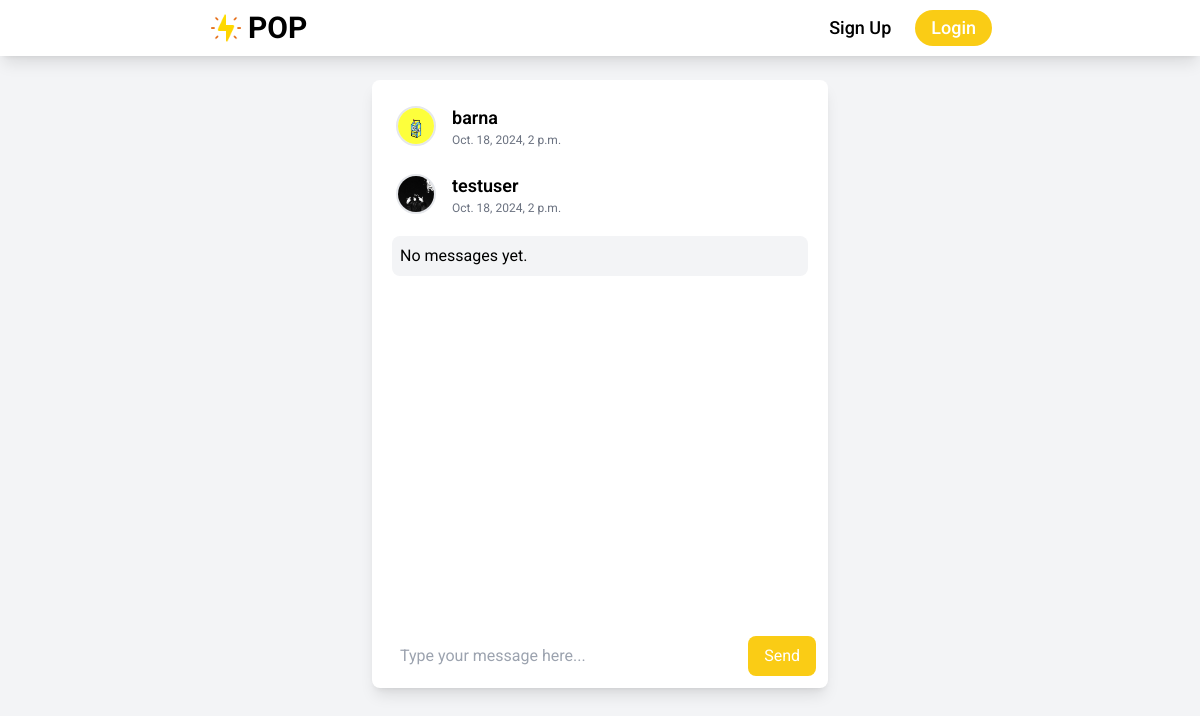
Page /chats/1/ on the earlier database version.
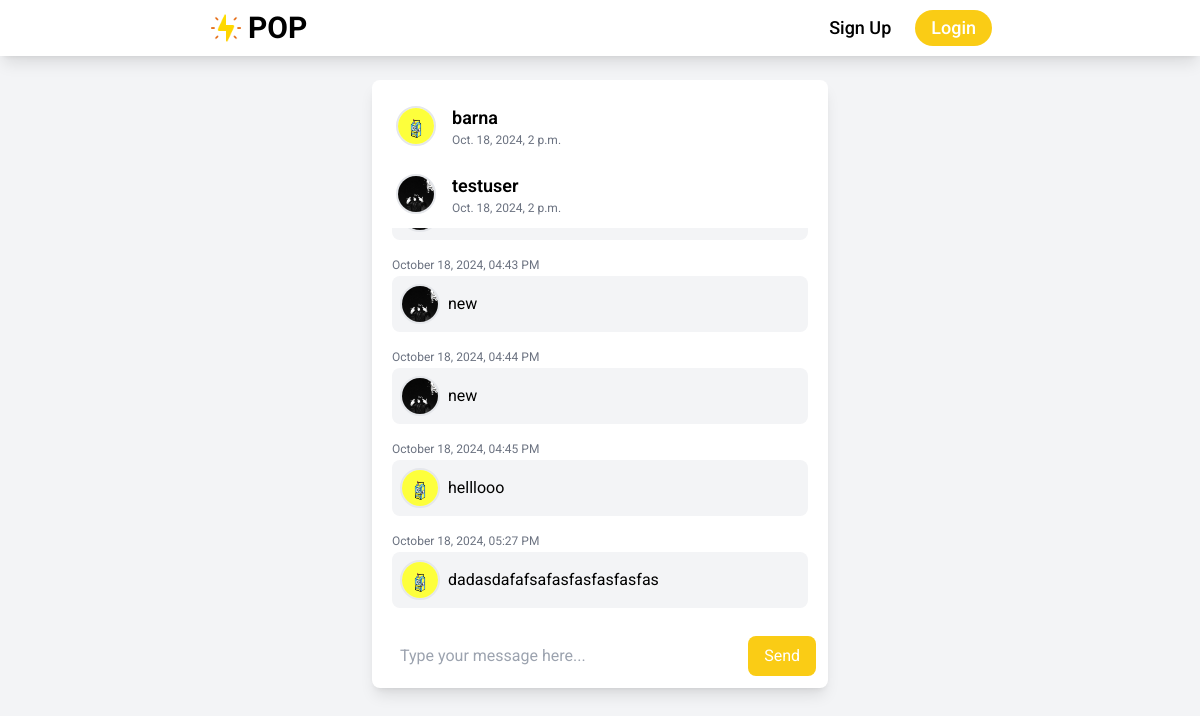
Same page on the later database version.
### users/models.py (models this page shows, shortened)
class Profile(models.Model):
    user = models.OneToOneField(
        User, on_delete=models.CASCADE, related_name='user_profile')
    bio = models.TextField(blank=True)
    profile_picture = models.ImageField(
        upload_to='profile_pictures/', null=True)
    saved_posts = models.ManyToManyField(
        Post, blank=True, related_name='saved_by')

### chats/models.py (models this page shows, shortened)
class Chat(models.Model):
    users = models.ManyToManyField(User, related_name='chats')
    created_at = models.DateTimeField(auto_now_add=True)
    modified_at = models.DateTimeField(auto_now=True)

class Message(models.Model):
    chat = models.ForeignKey(
        Chat, related_name='messages', on_delete=models.CASCADE)
    user = models.ForeignKey(User, on_delete=models.CASCADE)
    content = models.TextField()
    created_at = models.DateTimeField(auto_now_add=True)

### chats/views.py (the view)
# urls.py: path('<int:pk>/', views.ChatDetailView.as_view(), name='chat_detail')
class ChatDetailView(DetailView):
    model = Chat
    template_name = 'chats/chat_detail.html'
    def get_object(self):
        chat_id = self.kwargs.get('pk')
        return get_object_or_404(Chat, id=chat_id)
    def get_context_data(self, **kwargs):
        context = super().get_context_data(**kwargs)
        context['messages'] = Message.objects.filter(
            chat=self.object).order_by('created_at')
        return context

### chats/templates/chats/chat_detail.html (shortened to what this page needs)
{% extends "core/base.html" %}
{% load static %}
{% block content %}
<div class="p-3 bg-white rounded-lg shadow-lg h-max-2/3 space-y-4">
    {% for user in chat.users.all %}
        {% if user != request.user %}
            <a href="{% url "users:profile" user.username %}" class="flex items-center space-x-4 p-3">
                {% if user.user_profile and user.user_profile.profile_picture %}
                    <img class="border-2 w-10 h-10 rounded-full object-cover object-center aspect-square" src="{{ user.user_profile.profile_picture.url }}">
                {% else %}
                    <img class="border-2 w-10 h-10 rounded-full" src="{% static 'user2.png' %}">
                {% endif %}
                <div>
                    <p class="text-lg font-semibold">{{ user.username }}</p>
                    <p class="text-xs text-gray-500">{{ chat.modified_at }}</p>
                </div>
            </a>
        {% endif %}
    {% endfor %}
    <div id="chat-messages" class="chat-messages messages p-2 rounded-lg h-fit">
        {% for message in messages %}
        {% if message.user == request.user %}
        <div class="mb-3">
            <span class="text-gray-500 text-xs">{{ message.created_at|date:"F d, Y, h:i A" }}</span>
            <div class="flex border-2 border-gray-200 p-2 rounded-lg">
                {% if message.user.user_profile and message.user.user_profile.profile_picture %}
                <img class="border-2 w-10 h-10 rounded-full object-cover object-center aspect-square" src="{{ user.user_profile.profile_picture.url }}">
                {% else %}
                <img class="border-2 w-10 h-10 rounded-full" src="{% static 'user2.png' %}">
                {% endif %}
                <p class="ml-2 mt-2">{{ message.content }}</p>
            </div>
        </div>
        {% else %}
        <div class="mb-3">
            <span class="text-gray-500 text-xs">{{ message.created_at|date:"F d, Y, h:i A" }}</span>
            <div class="flex bg-gray-100 p-2 rounded-lg">
                {% if message.user.user_profile and message.user.user_profile.profile_picture %}
                    <img class="border-2 w-10 h-10 rounded-full object-cover object-center aspect-square" src="{{ message.user.user_profile.profile_picture.url }}">
                {% else %}
                    <img class="border-2 w-10 h-10 rounded-full" src="{% static 'user2.png' %}">
                {% endif %}
                <p class="ml-2 mt-2">{{ message.content }}</p>
            </div>
        </div>
        {% endif %}
        {% empty %}
            <p id="no-message" class="p-2 bg-gray-100 rounded-lg">No messages yet.</p>
        {% endfor %}
    </div>
    <form id="message-form" method="post" action="." class="flex items-center space-x-2 mt-2">
        <input name="content" id="message-input" class="w-full rounded-lg p-2 focus:outline-none" placeholder="Type your message here..." required></input>
        <button type="submit" class="bg-yellow-400 text-white rounded-lg px-4 py-2 hover:bg-yellow-500">Send</button>
    </form>
</div>
{% endblock content %}

Differences in the rows shown:
added Message: user.user_profile.profile_picture (picture)
added Message: created_at "October 18, 2024, 04:43 PM", user.user_profile.profile_picture (picture), content "new"
added Message: created_at "October 18, 2024, 04:44 PM", user.user_profile.profile_picture (picture), content "new"
added Message: created_at "October 18, 2024, 04:45 PM", user.user_profile.profile_picture (picture), content "helllooo"
added Message: created_at "October 18, 2024, 05:27 PM", user.user_profile.profile_picture (picture), content "dadasdafafsafasfasfasfasfas"
Other differences:
text no longer shown: "No messages yet."
